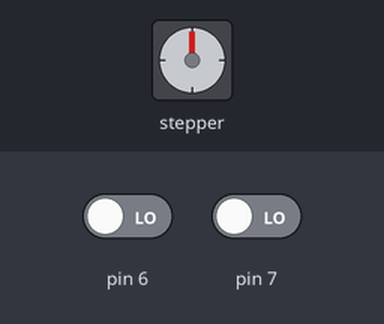
A sketch run on a simulated Arduino Uno, built with avr-gcc and run on an emulated ATmega328P. Parts: stepper motor. Inputs (shaded band) come from the test bench; at power-on: pin 6 LOW, pin 7 LOW. Stepper angles assume 2048 steps per turn.

Above: at 1.2 s.
1.3 s: pin 6 driven HIGH
At 1.77 s:
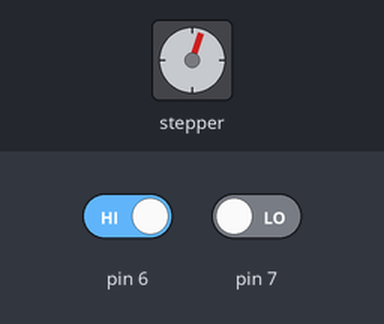
At 2.39 s:
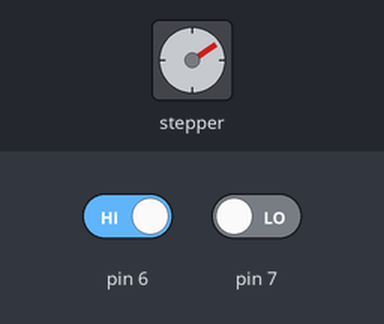
Timing chart, 0 to 13.3 s (numbered marks = the images above; inputs shaded):
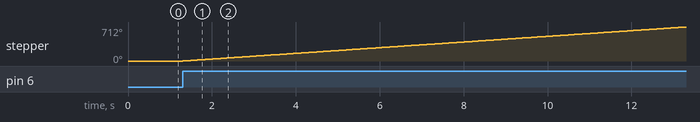

The sketch:

sketch_aug12b.ino
```cpp
#include <Stepper.h>

const int stepsPerRevolution = 2048;

Stepper stepper1 = Stepper(stepsPerRevolution, A0, A2, A1, A3);//8 10 9 11


void setup()
{
  stepper1.setSpeed(10);

  pinMode(6, INPUT);
  pinMode(7, INPUT);

}
void loop()
{

 while(digitalRead(6) == HIGH) {
  stepper1.step(25);
 }

 while(digitalRead(7) == HIGH) {
  stepper1.step(-25);
 }
}
```

Measured:
- after the input at 1.3 s, stepper: keeps turning clockwise at about 59°/s, starting at once
